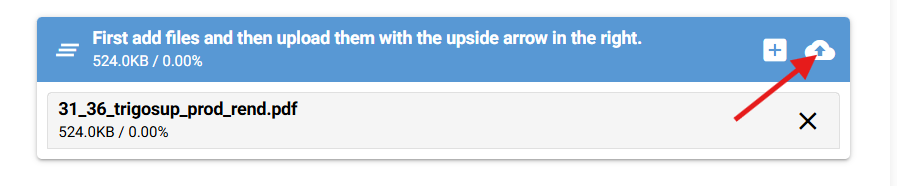
#> input picture src/image-to-xlsx/imgs/click-upload-again.png, 897 x 186 px
$ python -i unskewing.py   (imports and definitions only)
#> lines starting #> are read from the running program, lines starting #| are printed output that depends on the picture; after the words box and inside, x2 and y2 are one past the last pixel; in counts of white or black regions, pixels touching at a corner belong together
#> further down, picture is the input picture: shape (186, 897, 3); mean B, G, R 235.1, 218, 200.6
import numpy as np
import cv2
from scipy.ndimage import rotate


def correct_skew(image, delta=1, limit=5, custom_angle=None):
#> called with delta = 1, limit = 5
    def determine_score(arr, angle):
        data = rotate(arr, angle, reshape=False, order=0)
        histogram = np.sum(data, axis=1, dtype=float)
        score = np.sum((histogram[1:] - histogram[:-1]) ** 2, dtype=float)
        return histogram, score

    gray = cv2.cvtColor(image, cv2.COLOR_BGR2GRAY)
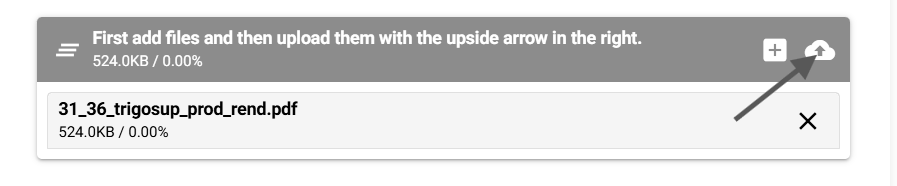
#> gray: shape (186, 897); min 0, max 255, mean 214.8
    thresh = cv2.threshold(gray, 0, 255, cv2.THRESH_BINARY_INV + cv2.THRESH_OTSU)[1]
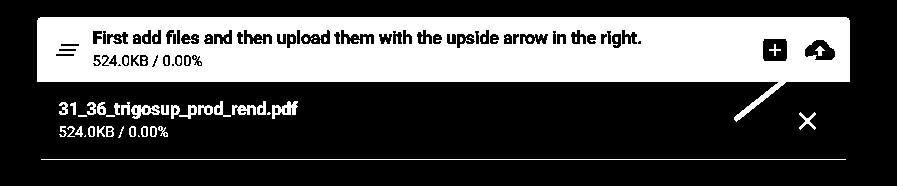
#> thresh: shape (186, 897); 30.6% white; 74 white regions (39 under 20 px), largest, box (x1, y1, x2, y2) and area: (37, 17, 850, 122) 47611, (41, 159, 846, 160) 805, (272, 101, 298, 119) 239

    scores = []
    angles = np.arange(-limit, limit + delta, delta)
    for angle in angles:
        _, score = determine_score(thresh, angle)
        scores.append(score)
#> this loop made 11 passes
#> score on passes 1 to 11: 1.1e+09, 1.59e+09, 2.21e+09, 3.04e+09, 8.42e+09, 1.82e+11, 8.86e+09, 3.71e+09, 2.26e+09, 1.56e+09, 1.28e+09
#> pass 1, in determine_score, `data = rotate(arr, angle, reshape=False, order=0)`:
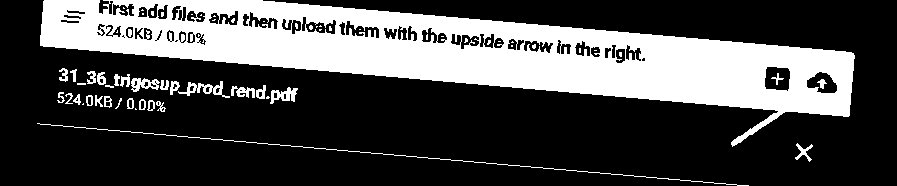
#> data: shape (186, 897); 29.4% white; 66 white regions (36 under 20 px), largest, box (x1, y1, x2, y2) and area: (40, 0, 855, 147) 45722, (37, 123, 749, 186) 713, (178, 81, 230, 98) 298
#> pass 2, in determine_score (call 2), `data = rotate(arr, angle, reshape=False, order=0)`:
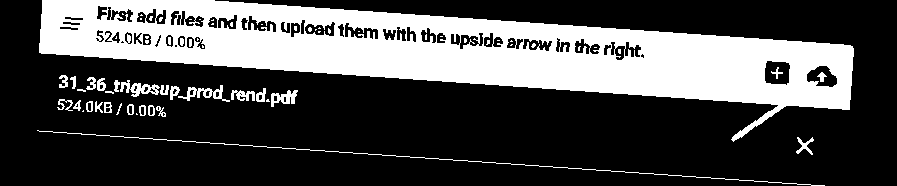
#> data: shape (186, 897); 30% white; 69 white regions (39 under 20 px), largest, box (x1, y1, x2, y2) and area: (39, 0, 854, 142) 46696, (37, 130, 825, 186) 790, (120, 80, 160, 97) 301
#> pass 3, in determine_score (call 3), `data = rotate(arr, angle, reshape=False, order=0)`:
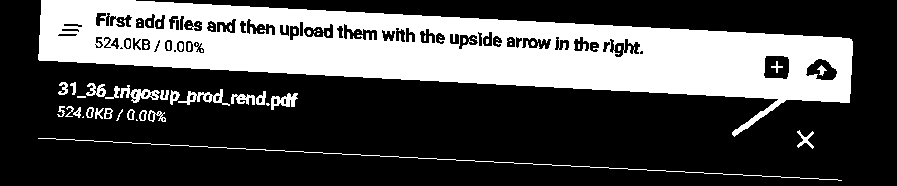
#> data: shape (186, 897); 30.5% white; 68 white regions (38 under 20 px), largest, box (x1, y1, x2, y2) and area: (38, 0, 853, 137) 47424, (38, 138, 842, 181) 805, (120, 85, 160, 103) 301
#> after the loop, scores = [1.1e+09, 1.59e+09, 2.21e+09, 3.04e+09, 8.42e+09, 1.82e+11, 8.86e+09, 3.71e+09, 2.26e+09, 1.56e+09, 1.28e+09]

    best_angle = angles[scores.index(max(scores))] if not custom_angle else custom_angle
#> best_angle = 0

    (h, w) = image.shape[:2]
#> h = 186; w = 897
    center = (w // 2, h // 2)
#> center = (448, 93)
    M = cv2.getRotationMatrix2D(center, best_angle, 1.0)
#> M = [[1, 0, 0], [0, 1, 0]]
    corrected = cv2.warpAffine(
        image, M, (w, h), flags=cv2.INTER_CUBIC, borderMode=cv2.BORDER_REPLICATE
    )

    return best_angle, corrected

>>> import cv2
>>> picture = cv2.imread('imgs/click-upload-again.png')
>>> result = correct_skew(picture)

$ run again, on src/image-to-xlsx/imgs/download-zip.png
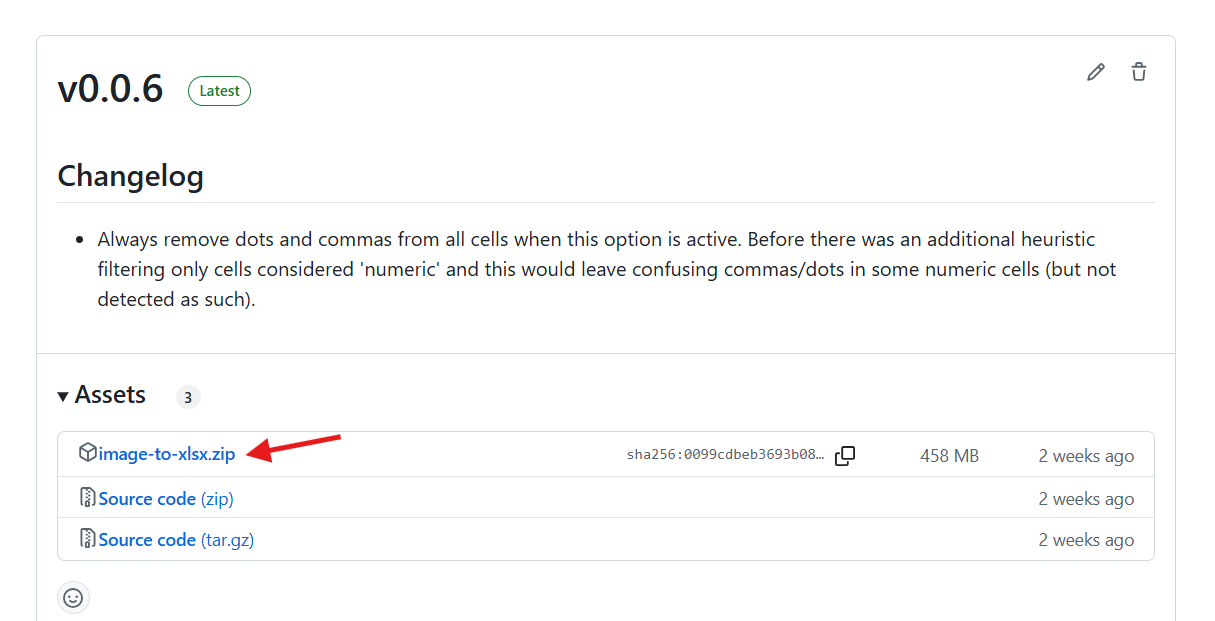
#> input picture src/image-to-xlsx/imgs/download-zip.png, 1215 x 621 px
#> picture is the input picture: shape (621, 1215, 3); mean B, G, R 250.9, 250.5, 250.3
#> in correct_skew, `thresh = cv2.threshold(gray, 0, 255, cv2.THRESH_BINARY_INV + cv2.THRES..`:
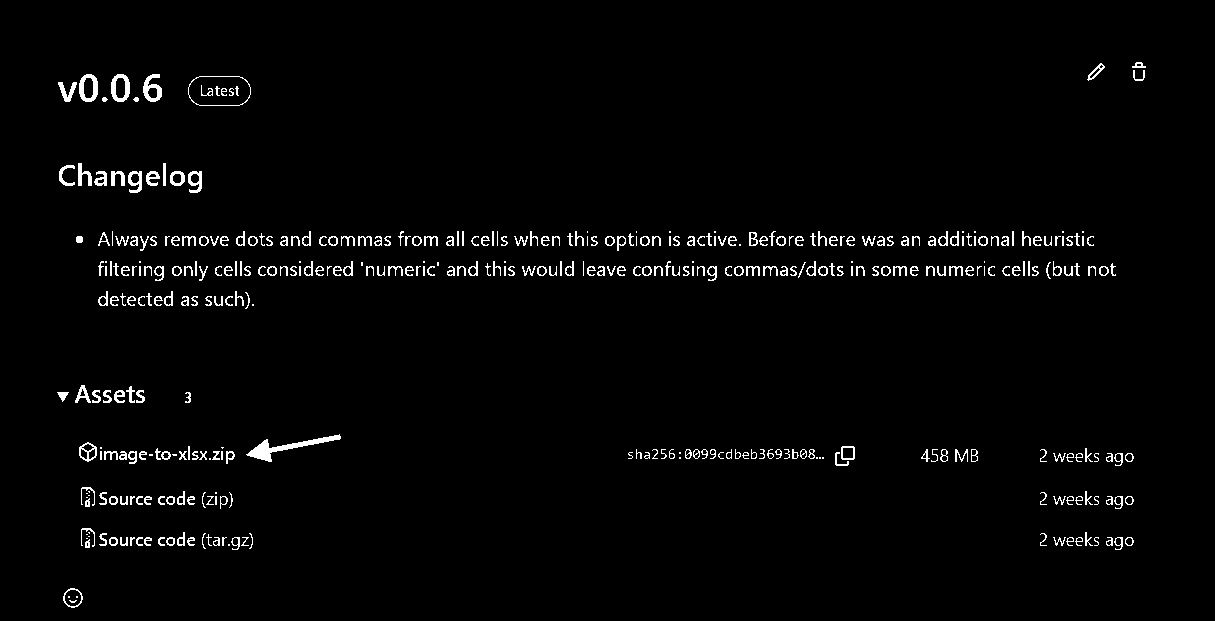
#> thresh: shape (621, 1215); 2.2% white in thin lines or dots, all inside (x1, y1, x2, y2) = (57, 62, 1146, 608)
#> the loop in correct_skew, `for angle in angles:` made 11 passes
#> score on passes 1 to 8: 1.22e+09, 1.37e+09, 1.52e+09, 1.98e+09, 3.88e+09, 5.64e+10, 4.03e+09, 1.7e+09
#> pass 3, in determine_score (call 3), `data = rotate(arr, angle, reshape=False, order=0)`:
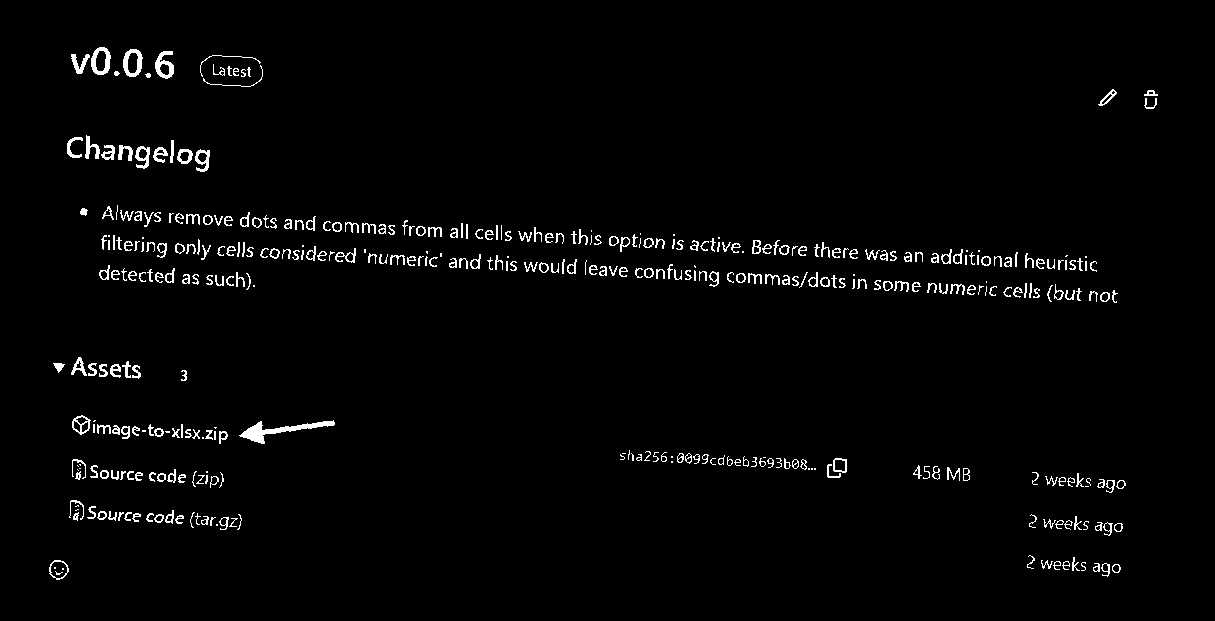
#> data: shape (621, 1215); 2.2% white in thin lines or dots, all inside (x1, y1, x2, y2) = (49, 47, 1158, 580)
#> after the loop in correct_skew, `for angle in angles:`: scores = [1.22e+09, 1.37e+09, 1.52e+09, 1.98e+09, 3.88e+09, 5.64e+10, 4.03e+09, 1.7e+09, 1.28e+09, 1.22e+09, 960289200]
#> best_angle = 0
#> M = [[1, 0, 0], [0, 1, 0]]

$ run again, on src/image-to-xlsx/imgs/file-correctly-uploaded.png
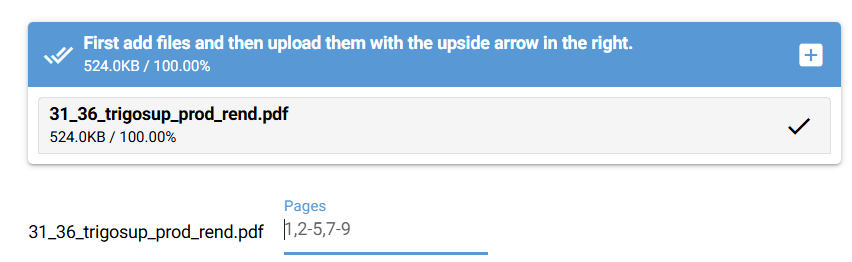
#> input picture src/image-to-xlsx/imgs/file-correctly-uploaded.png, 852 x 262 px
#> picture is the input picture: shape (262, 852, 3); mean B, G, R 239.4, 226.2, 212.2
#> in correct_skew, `thresh = cv2.threshold(gray, 0, 255, cv2.THRESH_BINARY_INV + cv2.THRES..`:
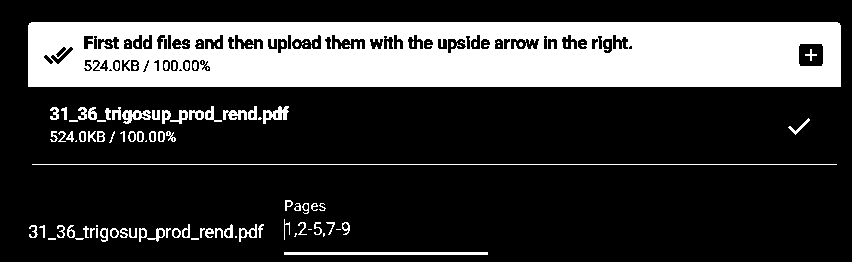
#> thresh: shape (262, 852); 23.8% white; 118 white regions (48 under 20 px), largest, box (x1, y1, x2, y2) and area: (28, 22, 841, 87) 47541, (32, 164, 837, 165) 805, (284, 252, 488, 255) 612
#> the loop in correct_skew, `for angle in angles:` made 11 passes
#> score on passes 1 to 8: 1.34e+09, 1.84e+09, 2.58e+09, 3.6e+09, 1e+10, 1.9e+11, 1.03e+10, 3.97e+09
#> pass 3, in determine_score (call 3), `data = rotate(arr, angle, reshape=False, order=0)`:
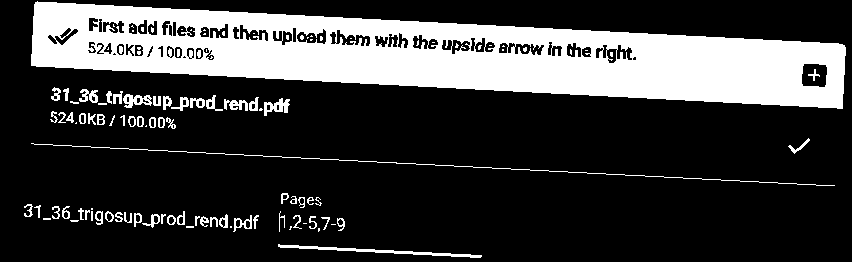
#> data: shape (262, 852); 23.8% white; 115 white regions (48 under 20 px), largest, box (x1, y1, x2, y2) and area: (31, 1, 846, 109) 47591, (31, 143, 835, 186) 805, (278, 244, 482, 258) 612
#> after the loop in correct_skew, `for angle in angles:`: scores = [1.34e+09, 1.84e+09, 2.58e+09, 3.6e+09, 1e+10, 1.9e+11, 1.03e+10, 3.97e+09, 2.61e+09, 1.73e+09, 1.37e+09]
#> best_angle = 0
#> M = [[1, 0, 0], [0, 1, 0]]
